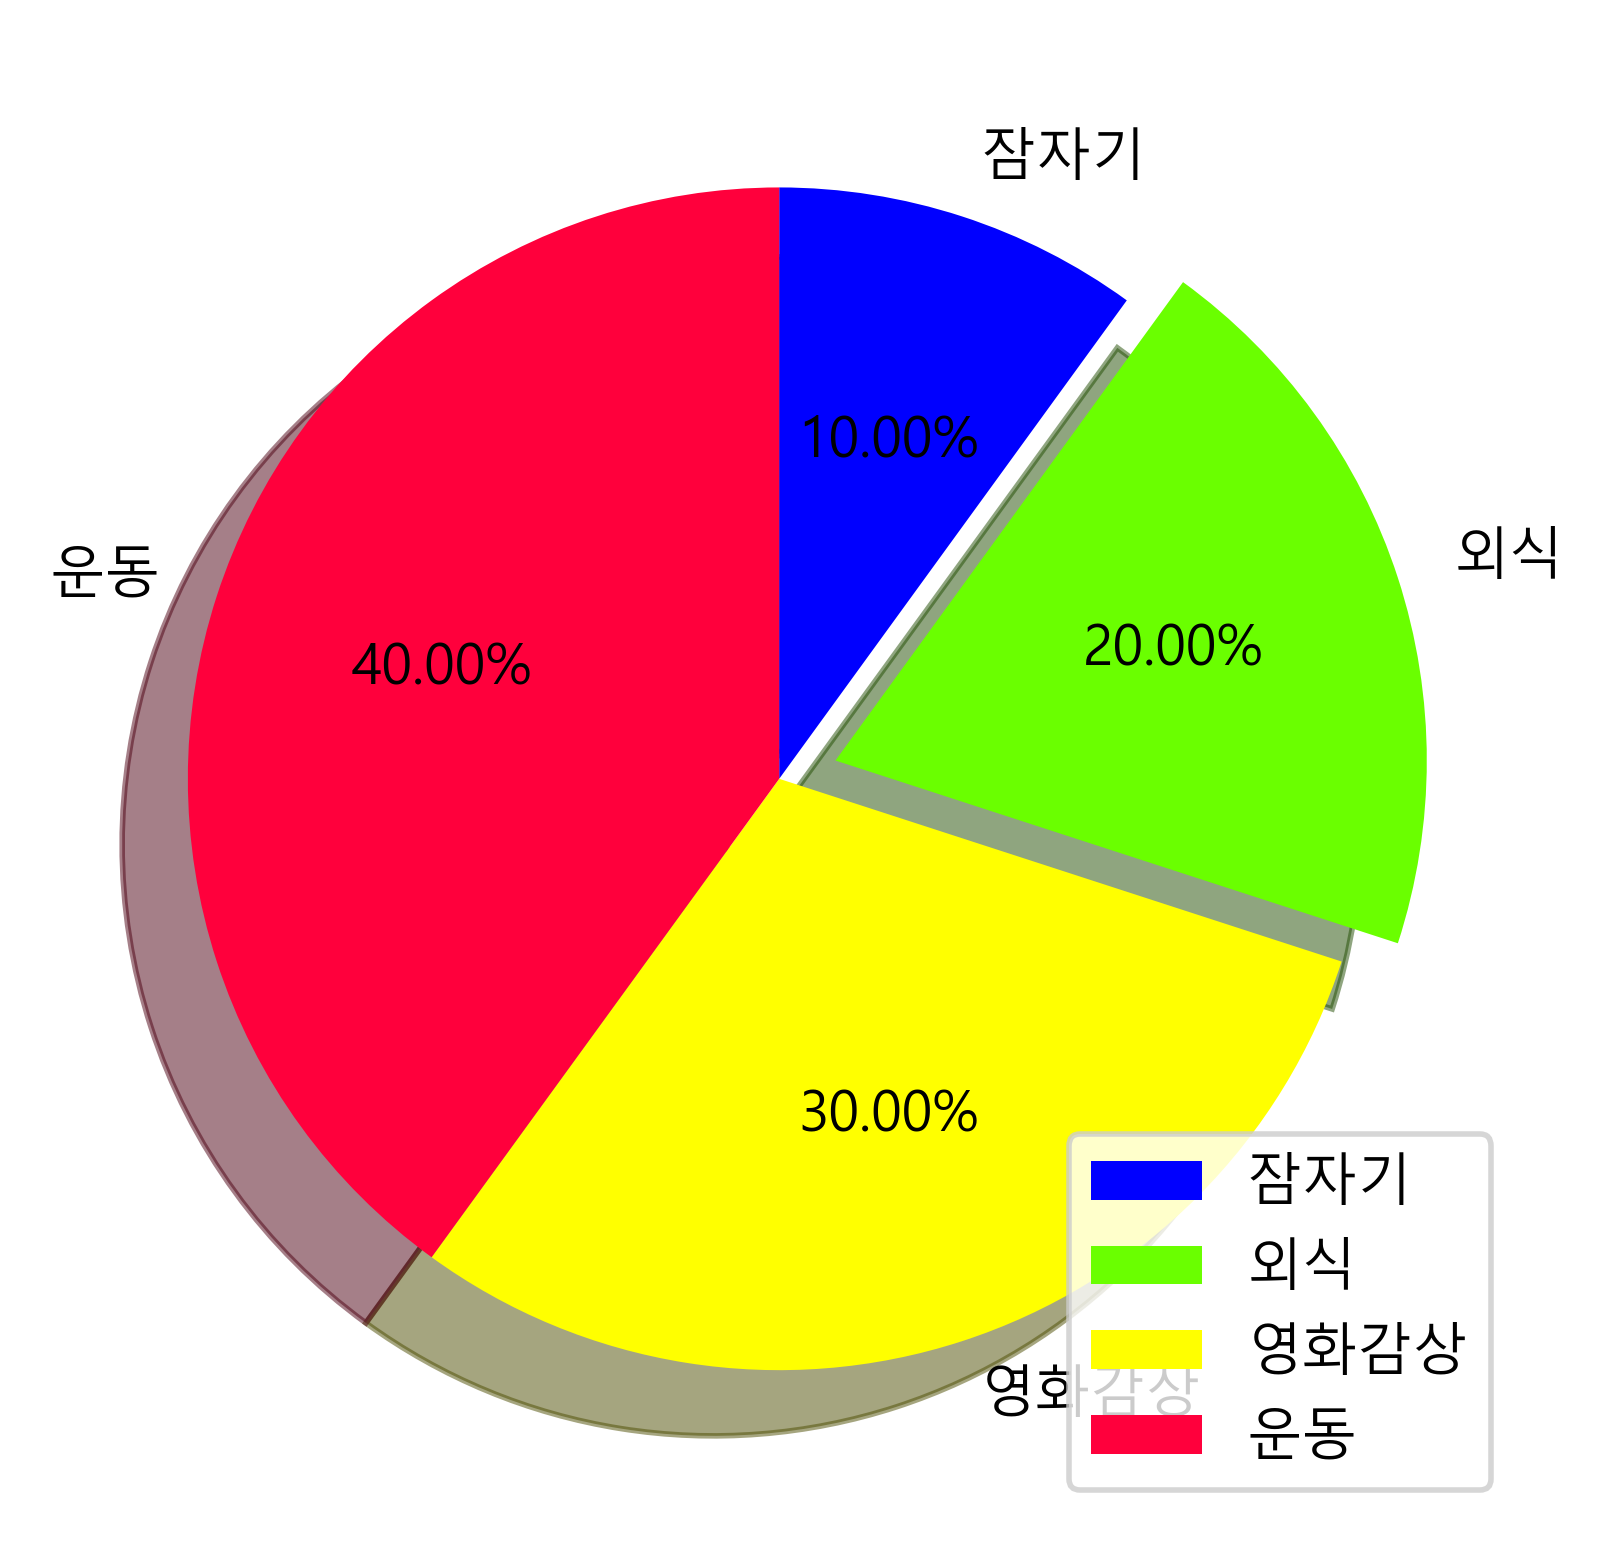

The script that saved this image:
import matplotlib.pyplot as plt
plt.rcParams['font.family'] = 'Malgun Gothic'

slices = [1, 2, 3, 4]
hobbies = ['잠자기', '외식', '영화감상', '운동']
mycolors = ['blue', '#6AFF00', 'yellow', '#FF003C']

plt.pie(x=slices, labels=hobbies, shadow=True, explode=(0, 0.1, 0, 0),
        colors=mycolors, autopct='%1.2f%%', startangle=90, counterclock=False)

# plt.legend() 메소드의 loc 매개변수 항목 참조 요망
plt.legend(loc=4)

filename = 'pieGraph01.png'
plt.savefig(filename, dpi=400, bbox_inches='tight')
print(filename + '파일이 저장되었습니다')
plt.show()